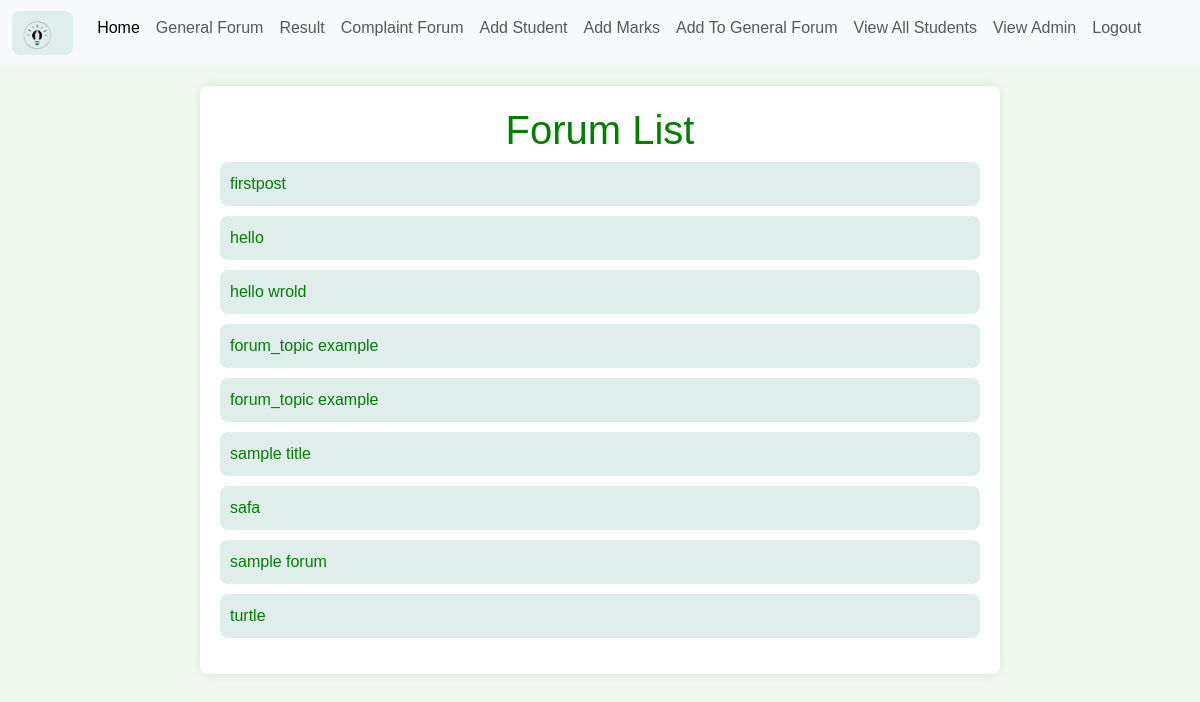
The page /forum_list/ on the database as committed earlier.
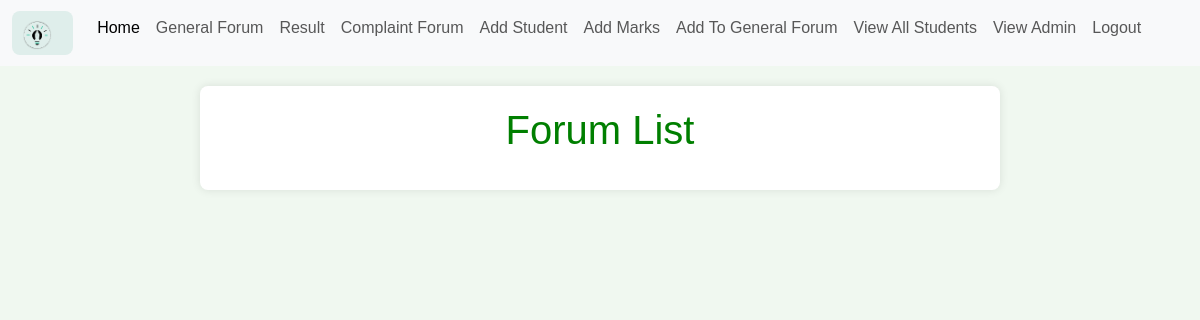
The same page on the database as committed later.
### deptmanagementsystem/models.py (models this page shows, shortened)
class Forum(models.Model):
    header = models.CharField(max_length=200)
    content = models.TextField(default="")
    comments = models.JSONField(default = list)

### deptmanagementsystem/views.py (the view)
# urls.py: path('forum_list/', forum_list, name='forum-list'),
def forum_list(request):
    forums = Forum.objects.all()
    return render(request, 'forum_list.html', {'forums' : forums})

### templates/forum_list.html (shortened to what this page needs)
{% extends 'base.html' %}
{% block content %}
    <div class="container">
        <h1>Forum List</h1>
        <ul>
            {% for forum in forums %}
            <li><a href="{% url 'forum-details' forum.id %}">{{ forum.header }}</a></li>
            {% endfor %}
        </ul>
    </div>
    {% endblock content %}

Rows that differ between the two databases and show on the page:
removed Forum: header "firstpost"
removed Forum: header "hello"
removed Forum: header "hello wrold"
removed Forum: header "forum_topic example"
removed Forum: header "forum_topic example"
removed Forum: header "sample title"
removed Forum: header "safa"
removed Forum: header "sample forum"
removed Forum: header "turtle"
